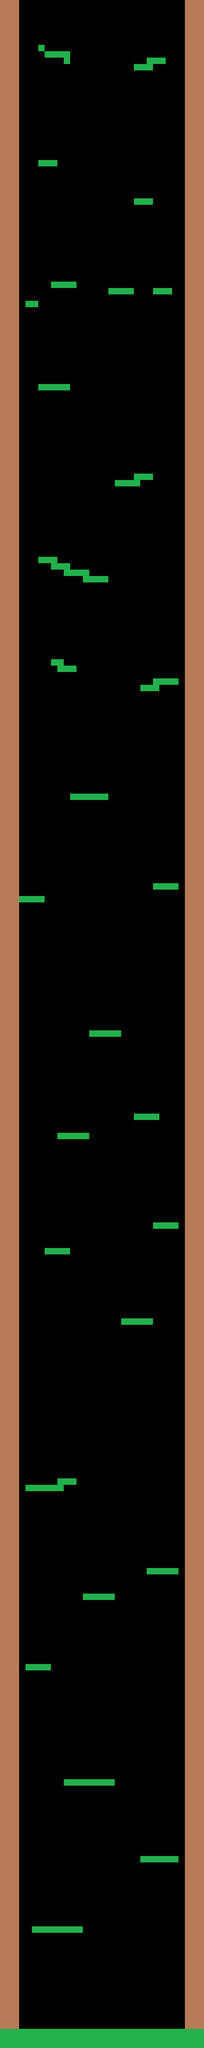

A 2D game scene composited from a Tiled map and its tileset images. What follows is a short description and the map's XML, with each tile layer's data collapsed to a summary:
An orthogonal 32x320 tile map with 32x32 px tiles, 1 tile layer (Tile Layer 1).

<map version="1.2" tiledversion="1.2.2" orientation="orthogonal" renderorder="right-down" width="32" height="320" tilewidth="32" tileheight="32" infinite="0" nextlayerid="2" nextobjectid="1">
 <tileset firstgid="1" source="TileSet.tsx" />
 <layer id="1" name="Tile Layer 1" width="32" height="320">
  <data>[10240 cells, 2153 non-empty, 2 distinct tile ids]</data>
 </layer>
</map>